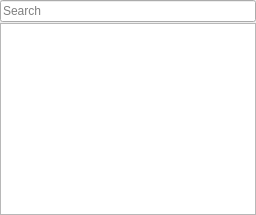
  <widget class="QDockWidget" name="pluginsDock">
   <property name="sizePolicy">
    <sizepolicy hsizetype="Minimum" vsizetype="Minimum">
     <horstretch>1</horstretch>
     <verstretch>1</verstretch>
    </sizepolicy>
   </property>
   <property name="maximumSize">
    <size>
     <width>440</width>
     <height>524287</height>
    </size>
   </property>
   <property name="features">
    <set>QDockWidget::AllDockWidgetFeatures</set>
   </property>
   <property name="allowedAreas">
    <set>Qt::LeftDockWidgetArea|Qt::RightDockWidgetArea</set>
   </property>
   <property name="windowTitle">
    <string>Plugins</string>
   </property>
   <attribute name="dockWidgetArea">
    <number>1</number>
   </attribute>
   <widget class="QWidget" name="pluginsDockWidgetContents">
    <layout class="QGridLayout" name="gridLayoutPlugin">
     <property name="margin">
      <number>0</number>
     </property>
     <property name="spacing">
      <number>1</number>
     </property>
     <item row="0" column="0">
      <widget class="QLineEdit" name="editPluginSearch">
       <property name="placeholderText">
        <string>Search</string>
       </property>
      </widget>
     </item>
     <item row="1" column="0">
      <widget class="Diversia::QtOgreEditor::PluginTreeView" name="treeViewPlugins">
       <property name="maximumSize">
        <size>
         <width>440</width>
         <height>16777215</height>
        </size>
       </property>
       <property name="headerHidden">
        <bool>true</bool>
       </property>
      </widget>
     </item>
    </layout>
   </widget>
  </widget>
